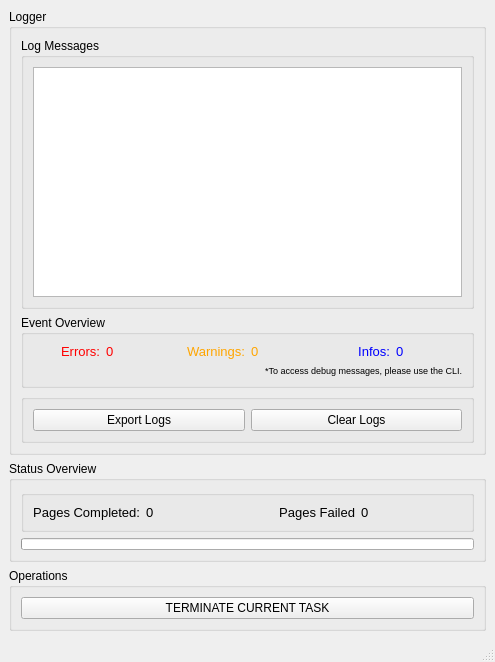
<?xml version="1.0" encoding="UTF-8"?>
<ui version="4.0">
 <class>StatusWindow</class>
 <widget class="QMainWindow" name="StatusWindow">
  <property name="geometry">
   <rect>
    <x>0</x>
    <y>0</y>
    <width>495</width>
    <height>662</height>
   </rect>
  </property>
  <property name="windowTitle">
   <string>Scraper Status</string>
  </property>
  <widget class="QWidget" name="centralwidget">
   <layout class="QVBoxLayout" name="verticalLayout">
    <item>
     <widget class="QGroupBox" name="log_group">
      <property name="title">
       <string>Logger</string>
      </property>
      <layout class="QVBoxLayout" name="verticalLayout_3">
       <item>
        <widget class="QGroupBox" name="log_message_window">
         <property name="title">
          <string>Log Messages</string>
         </property>
         <layout class="QHBoxLayout" name="horizontalLayout_4">
          <item>
           <widget class="QTextBrowser" name="log_window">
            <property name="styleSheet">
             <string notr="true"/>
            </property>
            <property name="lineWidth">
             <number>1</number>
            </property>
            <property name="autoFormatting">
             <set>QTextEdit::AutoNone</set>
            </property>
            <property name="documentTitle">
             <string/>
            </property>
            <property name="lineWrapMode">
             <enum>QTextEdit::WidgetWidth</enum>
            </property>
            <property name="markdown">
             <string/>
            </property>
            <property name="html">
             <string>&lt;!DOCTYPE HTML PUBLIC &quot;-//W3C//DTD HTML 4.0//EN&quot; &quot;http://www.w3.org/TR/REC-html40/strict.dtd&quot;&gt;
&lt;html&gt;&lt;head&gt;&lt;meta name=&quot;qrichtext&quot; content=&quot;1&quot; /&gt;&lt;style type=&quot;text/css&quot;&gt;
p, li { white-space: pre-wrap; }
&lt;/style&gt;&lt;/head&gt;&lt;body style=&quot; font-family:'MS Shell Dlg 2'; font-size:8.25pt; font-weight:400; font-style:normal;&quot;&gt;
&lt;p style=&quot;-qt-paragraph-type:empty; margin-top:0px; margin-bottom:0px; margin-left:0px; margin-right:0px; -qt-block-indent:0; text-indent:0px;&quot;&gt;&lt;br /&gt;&lt;/p&gt;&lt;/body&gt;&lt;/html&gt;</string>
            </property>
            <property name="overwriteMode">
             <bool>false</bool>
            </property>
            <property name="tabStopWidth">
             <number>80</number>
            </property>
            <property name="acceptRichText">
             <bool>true</bool>
            </property>
            <property name="cursorWidth">
             <number>1</number>
            </property>
            <property name="textInteractionFlags">
             <set>Qt::NoTextInteraction</set>
            </property>
           </widget>
          </item>
         </layout>
        </widget>
       </item>
       <item>
        <widget class="QGroupBox" name="log_event_overview">
         <property name="title">
          <string>Event Overview</string>
         </property>
         <layout class="QGridLayout" name="gridLayout">
          <item row="0" column="2">
           <widget class="QLabel" name="status_warnings_l">
            <property name="font">
             <font>
              <pointsize>10</pointsize>
             </font>
            </property>
            <property name="layoutDirection">
             <enum>Qt::LeftToRight</enum>
            </property>
            <property name="styleSheet">
             <string notr="true">color: orange</string>
            </property>
            <property name="text">
             <string>Warnings:</string>
            </property>
            <property name="alignment">
             <set>Qt::AlignRight|Qt::AlignTrailing|Qt::AlignVCenter</set>
            </property>
           </widget>
          </item>
          <item row="0" column="0">
           <widget class="QLabel" name="status_errors_l">
            <property name="font">
             <font>
              <pointsize>10</pointsize>
             </font>
            </property>
            <property name="layoutDirection">
             <enum>Qt::LeftToRight</enum>
            </property>
            <property name="styleSheet">
             <string notr="true">color: red</string>
            </property>
            <property name="text">
             <string>Errors:</string>
            </property>
            <property name="alignment">
             <set>Qt::AlignRight|Qt::AlignTrailing|Qt::AlignVCenter</set>
            </property>
           </widget>
          </item>
          <item row="0" column="3">
           <widget class="QLabel" name="status_warnings">
            <property name="font">
             <font>
              <pointsize>10</pointsize>
             </font>
            </property>
            <property name="styleSheet">
             <string notr="true">color: Orange</string>
            </property>
            <property name="text">
             <string>0</string>
            </property>
           </widget>
          </item>
          <item row="0" column="4">
           <widget class="QLabel" name="status_infos_l">
            <property name="font">
             <font>
              <pointsize>10</pointsize>
             </font>
            </property>
            <property name="layoutDirection">
             <enum>Qt::LeftToRight</enum>
            </property>
            <property name="styleSheet">
             <string notr="true">color: blue</string>
            </property>
            <property name="text">
             <string>Infos:</string>
            </property>
            <property name="alignment">
             <set>Qt::AlignRight|Qt::AlignTrailing|Qt::AlignVCenter</set>
            </property>
           </widget>
          </item>
          <item row="0" column="1">
           <widget class="QLabel" name="status_errors">
            <property name="font">
             <font>
              <pointsize>10</pointsize>
             </font>
            </property>
            <property name="styleSheet">
             <string notr="true">color: red</string>
            </property>
            <property name="text">
             <string>0</string>
            </property>
           </widget>
          </item>
          <item row="2" column="0" colspan="6">
           <widget class="QLabel" name="status_tip_debug_msg">
            <property name="font">
             <font>
              <pointsize>7</pointsize>
             </font>
            </property>
            <property name="text">
             <string>*To access debug messages, please use the CLI.</string>
            </property>
            <property name="alignment">
             <set>Qt::AlignRight|Qt::AlignTrailing|Qt::AlignVCenter</set>
            </property>
           </widget>
          </item>
          <item row="0" column="5">
           <widget class="QLabel" name="status_infos">
            <property name="font">
             <font>
              <pointsize>10</pointsize>
             </font>
            </property>
            <property name="styleSheet">
             <string notr="true">color: blue</string>
            </property>
            <property name="text">
             <string>0</string>
            </property>
           </widget>
          </item>
         </layout>
        </widget>
       </item>
       <item>
        <widget class="QGroupBox" name="log_event_ops">
         <property name="title">
          <string/>
         </property>
         <layout class="QHBoxLayout" name="horizontalLayout">
          <item>
           <widget class="QPushButton" name="logs_export">
            <property name="text">
             <string>Export Logs</string>
            </property>
           </widget>
          </item>
          <item>
           <widget class="QPushButton" name="logs_clear_window">
            <property name="text">
             <string>Clear Logs</string>
            </property>
           </widget>
          </item>
         </layout>
        </widget>
       </item>
      </layout>
     </widget>
    </item>
    <item>
     <widget class="QGroupBox" name="status_overview">
      <property name="title">
       <string>Status Overview</string>
      </property>
      <layout class="QGridLayout" name="gridLayout_2">
       <item row="1" column="0">
        <widget class="QProgressBar" name="status_overall_progress">
         <property name="font">
          <font>
           <pointsize>2</pointsize>
          </font>
         </property>
         <property name="value">
          <number>0</number>
         </property>
         <property name="textVisible">
          <bool>false</bool>
         </property>
         <property name="invertedAppearance">
          <bool>false</bool>
         </property>
         <property name="textDirection">
          <enum>QProgressBar::TopToBottom</enum>
         </property>
        </widget>
       </item>
       <item row="0" column="0">
        <widget class="QGroupBox" name="status_overview_text">
         <property name="title">
          <string/>
         </property>
         <layout class="QGridLayout" name="gridLayout_3">
          <item row="0" column="2">
           <widget class="QLabel" name="status_posts_scraped_l">
            <property name="font">
             <font>
              <pointsize>10</pointsize>
             </font>
            </property>
            <property name="text">
             <string>Pages Failed</string>
            </property>
            <property name="alignment">
             <set>Qt::AlignRight|Qt::AlignTrailing|Qt::AlignVCenter</set>
            </property>
           </widget>
          </item>
          <item row="0" column="1">
           <widget class="QLabel" name="status_pages_completed">
            <property name="font">
             <font>
              <pointsize>10</pointsize>
             </font>
            </property>
            <property name="text">
             <string>0</string>
            </property>
           </widget>
          </item>
          <item row="0" column="0">
           <widget class="QLabel" name="status_pages_completed_l">
            <property name="font">
             <font>
              <pointsize>10</pointsize>
             </font>
            </property>
            <property name="text">
             <string>Pages Completed:</string>
            </property>
            <property name="alignment">
             <set>Qt::AlignRight|Qt::AlignTrailing|Qt::AlignVCenter</set>
            </property>
           </widget>
          </item>
          <item row="0" column="3">
           <widget class="QLabel" name="status_posts_scraped">
            <property name="font">
             <font>
              <pointsize>10</pointsize>
             </font>
            </property>
            <property name="text">
             <string>0</string>
            </property>
           </widget>
          </item>
         </layout>
        </widget>
       </item>
      </layout>
     </widget>
    </item>
    <item>
     <widget class="QGroupBox" name="operation">
      <property name="sizePolicy">
       <sizepolicy hsizetype="Preferred" vsizetype="Fixed">
        <horstretch>0</horstretch>
        <verstretch>0</verstretch>
       </sizepolicy>
      </property>
      <property name="title">
       <string>Operations</string>
      </property>
      <layout class="QVBoxLayout" name="verticalLayout_2">
       <item>
        <widget class="QPushButton" name="terminate_current_task">
         <property name="text">
          <string>TERMINATE CURRENT TASK</string>
         </property>
        </widget>
       </item>
      </layout>
     </widget>
    </item>
   </layout>
  </widget>
  <widget class="QStatusBar" name="statusbar"/>
 </widget>
 <resources/>
 <connections/>
</ui>
